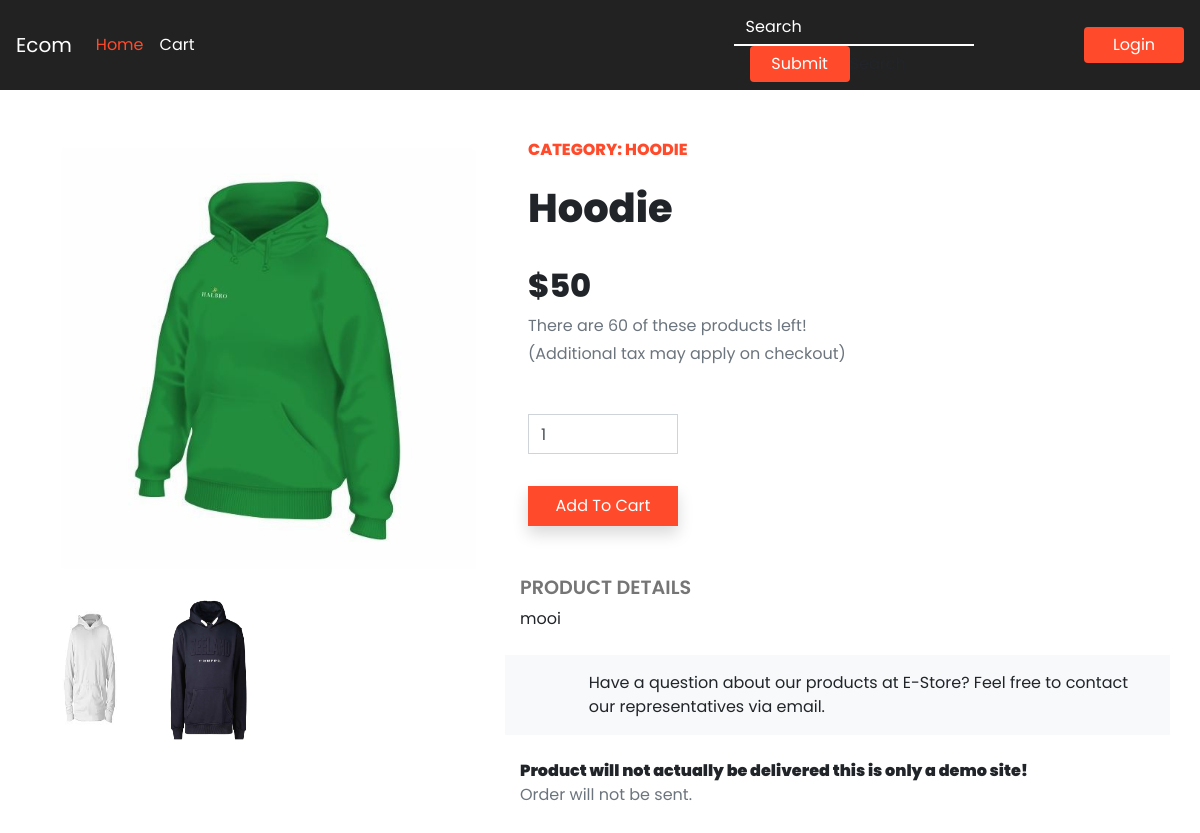
The app's page /index/item.php?id=1 with its own data.
### tables this page shows
CREATE TABLE "items" (
	"ID"	INTEGER NOT NULL UNIQUE,
	"img1"	TEXT NOT NULL,
	"img2"	TEXT,
	"img3"	TEXT,
	"img4"	TEXT,
	"title"	TEXT NOT NULL,
	"price"	NUMERIC NOT NULL,
	"description"	TEXT NOT NULL,
	"left"	NUMERIC NOT NULL,
	"catagory"	TEXT NOT NULL,
	PRIMARY KEY("ID")
);

### index/item.php (the view, shortened to what this page needs)
<?php
$db = new sqlite3('../database/database.db');
$item_ID = $_GET['id'];
$result = $db->query("SELECT * FROM items WHERE ID = '$item_ID'");
$row2 = $result->fetchArray();
$img1 = $row2['img1'];
$title = $row2['title'];
$price = $row2['price'];
$description = $row2['description'];
$left = $row2['left'];
$catagory = $row2['catagory'];
?>
<!doctype html>
<html lang="en">
<head>
    <link rel="stylesheet" href="https://stackpath.bootstrapcdn.com/bootstrap/4.3.1/css/bootstrap.min.css">
    <link rel="stylesheet" href="../CSS/nav.css">
    <link rel="stylesheet" href="../CSS/item.css">
</head>
<body>
<nav class="navbar navbar-expand-lg navbar-dark bg-dark">
    <a class="navbar-brand" href="../index.php">Ecom</a>
    <div class="collapse navbar-collapse" id="navbarSupportedContent">
        <ul class="navbar-nav mr-auto">
            <li class="nav-item active">
                <a class="nav-link" href="../index.php">Home <span class="sr-only">(current)</span></a>
            </li>
            <li class="nav-item">
                <a href="winkelmand.php" class="nav-link">Cart</a>
            </li>
        </ul>
        <form class="form-inline my-2 my-lg-0 col-md-4" name="form" method="post">
            <div style="position: relative;">
                <input class="custom_search form-control mr-sm-2" type="search" placeholder="Search" aria-label="Search" name="searchinput">
            </div>
            <input class="ml-lg-3 btn btn-success my-2 my-sm-0 search_button tx--white" type="submit" ripple="ripple" name="searchbutton">Search</input>
        </form>
        <?php
        if (isset($_SESSION['loggedin']) && $_SESSION['loggedin'] == true) {
            echo '<a href="logout.php">
    <button type="button" class="btn search_button tx--white" data-toggle="modal" data-target="#exampleModal">
        Logout
    </button>
    </a>';
        } else {
            echo '<a href="login.php">
    <button type="button" class="btn search_button tx--white" data-toggle="modal" data-target="#exampleModal">
        Login
    </button>
    </a>';
        }
        ?>
    </div>
</nav>
<div class="container my-5">
    <div class="row">
        <div class="col-md-5">
            <div class="main-img">
                <img id="photo" class="img-fluid" src="../img/<?php echo $img1; ?>" alt="ProductS">
                <div class="row my-3 previews">
                    <?php
                    if ($row2['img2']){
                        echo  '<div class="col-md-3">';
                        echo '<button onclick="view2()" style="border: none; background: transparent;">';
                        echo  '<img id="field2" src="../img/' . $row2['img2'] . '" alt="Sale">';
                        echo '</button>';
                        echo  '</div>';
                    }
                    if ($row2['img3'] ){
                        echo  '<div class="col-md-3">';
                        echo '<button onclick="view3()" style="border: none; background: transparent;">';
                        echo  '<img id="field3" src="../img/' . $row2['img3'] . '" alt="Sale">';
                        echo '</button>';
                        echo  '</div>';
                    }
                    ?>
                </div>
            </div>
        </div>
        <div class="col-md-7">
            <div class="main-description px-2">
                <div class="category text-bold">
                    Category: <?php echo $catagory; ?>
                </div>
                <div class="product-title text-bold my-3">
                    <?php
                    echo $title;
                    ?>
                </div>
                <div class="price-area my-4">
                    <p class="new-price text-bold mb-1">$<?php echo $price; ?></p>
                    <p class="text-secondary mb-1">There are <?php echo $left; ?> of these products left!</p>
                    <p class="text-secondary mb-1">(Additional tax may apply on checkout)</p>
                </div>
                <div class="buttons d-flex my-5">
                    <form method="post">
                        <div class="block quantity">
                            <input type="number"  class="form-control" id="cart_quantity" value="1" min="0" max="5" placeholder="Enter email" name="cart_quantity">
                        </div>
                        <div class="spacer"></div>
                        <div class="block">
                            <button class="shadow btn custom-btn" name="add">Add to cart</button>
                        </div>
                    </form>
                </div>
            </div>
            <div class="product-details my-4">
                <p class="details-title text-color mb-1">Product Details</p>
                <p class="description"><?php echo $description?></p>
            </div>
            <div class="row questions bg-light p-3">
                <div class="col-md-1 icon">
                </div>
                <div class="col-md-11 text">
                    Have a question about our products at E-Store? Feel free to contact our representatives via email.
                </div>
            </div>
            <div class="delivery my-4">
                <p class="font-weight-bold mb-0"><span><i class="fa-solid fa-truck"></i></span> <b>Product will not actually be delivered this is only a demo site!</b> </p>
                <p class="text-secondary">Order will not be sent.</p>
            </div>
        </div>
    </div>
</div>
</body>
</html>

### CSS/nav.css (style rules this page uses)
* { font-family: 'Poppins', sans-serif !important; -webkit-user-select: none; -khtml-user-select: none; -o-user-select: none; user-select: none; }
.custom_search { color: #FFF !important; background: transparent; border: 0; border-radius: 0; border-bottom: 2px solid #FFF; width: 240px !important; }
.custom_search::placeholder { color: #FFF !important; }
.search_button { background: #FF4B2B; width: 100px; border: 0; }
.tx--white { color: #fff; }
[ripple] { position: relative; overflow: hidden; }
.navbar { background: #222 !important; line-height: 2rem !important; }
.navbar .navbar-brand { color: #FFF !important; }
.navbar-nav .active a { color: #FF4B2B !important; }
.navbar-nav .nav-item .nav-link { color: #FFF; }
body { position: relative; }
a { text-decoration: none; color: white; }

### CSS/item.css (style rules this page uses)
.text-bold { font-weight: 800; }
.main-img img { width: 100%; }
.previews img { width: 100%; height: 140px; }
.main-description .category { text-transform: uppercase; color: #FF4B2B; }
.main-description .product-title { font-size: 2.5rem; }
.new-price { font-size: 2rem; }
.details-title { text-transform: uppercase; font-weight: 600; font-size: 1.2rem; color: #757575; }
.buttons .block { margin-right: 5px; }
.quantity input { border-radius: 0; height: 40px; }
.custom-btn { text-transform: capitalize; background-color: #FF4B2B; color: white; width: 150px; height: 40px; border-radius: 0; }
.spacer { height: 2rem; }

### records on screen
items: img1 (picture), img2 (picture), img3 (picture), catagory "HOODIE", title "Hoodie", price "50", left "60", description "mooi"
